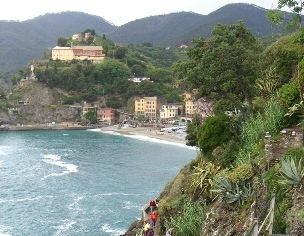
#> input picture storm-eye/media/ImgHolder1.jpg, 304 x 236 px, given in place of the camera
$ python wind_speed_detector.py   (older library calls are emulated)
#> lines starting #> are read from the running program, lines starting #| are printed output that depends on the picture
# USAGE
# (c) 2018 - EDWIN A HERNANDEZ
# For demonstration purposes only
# python wind_speed_detector.py
# python wind_speed_detector.py --video videos/example_01.mp4

# import the necessary packages
import argparse
import datetime
import random
import imutils
import time
import cv2
import json
from math import log
import numpy as np

def process_rects(rects):
   return True


def dump_json_file(data, filename_name):
	outfile =  open(filename_name+".json", "w")
	json.dump(data, outfile)
	outfile.close()


def wind_speed(rate):
   FACTOR = 0.8
   # (1-FACTOR)*Fn-1+ FACTOR* Mn
   rate_to_use = (1-FACTOR)*rate[1] + FACTOR*rate[0];
   if (0 <= rate_to_use < 4.0):
         return 150*rate_to_use/4.0;
   else:
         return 0.0

def write_to_file(cv2, filename):
   print ("written...")
   return

def number_intersects(conts):
       i=0
       for c in conts:
          nIntersections = 0;
          original = c;
          (x,y, w, h) = cv2.boundingRect(c)
          for j in range(0,  w*h):
              if (j == i):
                    continue
              #match = cv2.boundingRect(conts[i])
              if (np.logical_and(original,match)):
                  nIntersections+=1
	          ## if you only want to know whether intersections appear or not, you can stop the inner for-loop here, by using j=boundRect.size(); continue; or break;
          i+=1
       return nIntersectons

def init_array_of_rects(h_data):
	h_data = []
	MAX = int (10*log(1000*1000));
	for i in range(MAX+1):
		h_data.append(0);
	return h_data;

# construct the argument parser and parse the arguments
ap = argparse.ArgumentParser()
ap.add_argument("-v", "--video", help="path to the video file")
ap.add_argument("-a", "--min-area", type=int, default=500, help="minimum area size")
ap.add_argument("-l", "--loop",  help="video on a loop")
ap.add_argument("-x", "--long",  help="Longiture")
ap.add_argument("-y", "--lat",   help="latitute")
ap.add_argument("-n", "--name",  help="name")

args = vars(ap.parse_args())

loop = True;

MAX_N = 0;
N     = MAX_N  # Skip every Nth FRame

sequence_speed = []

data_json = {"name" : "video1.mp4", "lat": "-90",  "long" : "-20",  "data" : sequence_speed };

while loop:
	if args.get("video", None) is None:
        	camera = cv2.VideoCapture(0)
        	time.sleep(0.25)
	else:
        	camera = cv2.VideoCapture(args["video"])

	w  = camera.get(3)   # float
	width = int(w)
	h = camera.get(4) # float
	height = int(h)
	print ("Dimensions = "+str(width)+"x"+str(height))
	#vidwrite = cv2.VideoWriter('outvideo.mp4', cv2.VideoWriter_fourcc(*'H', '2', '6', '4'), 25,
        #   (width, height),True)

	if args.get("name", None) is None:
		data_json["name"] = "video1000"
	else:
		data_json["name"] = args["name"]


	if args.get("lat", None) is None:
                data_json["lat"] = "-90"
	else:
		data_json["lat"] = args["lat"]


	if args.get("long", None) is None:
                data_json["long"] = "-90"
	else:
		data_json["long"] = args["long"]


	if args.get("loop", None) is None:
		loop = False;

 	# initialize the first frame in the video stream
	firstFrame =  None
	frame_id   =  0;
	hmap       =  []
	rects      =  []
	means      =  []
	prev_rate  =  0
  	# loop over the frames of the video
	while True:
		# grab the current frame and initialize the occupied/unoccupied
		# text
		(grabbed, frame) = camera.read()
#> frame is the input picture: shape (236, 304, 3); mean B, G, R 123.7, 136.1, 126.8
		text = " Anemometer Detector"

		# if the frame could not be grabbed, then we have reached the end
		# of the video
		if not grabbed:
			break

		frame_id = frame_id + 1

		# resize the frame, convert it to grayscale, and blur it
		frame = imutils.resize(frame, width=1000)
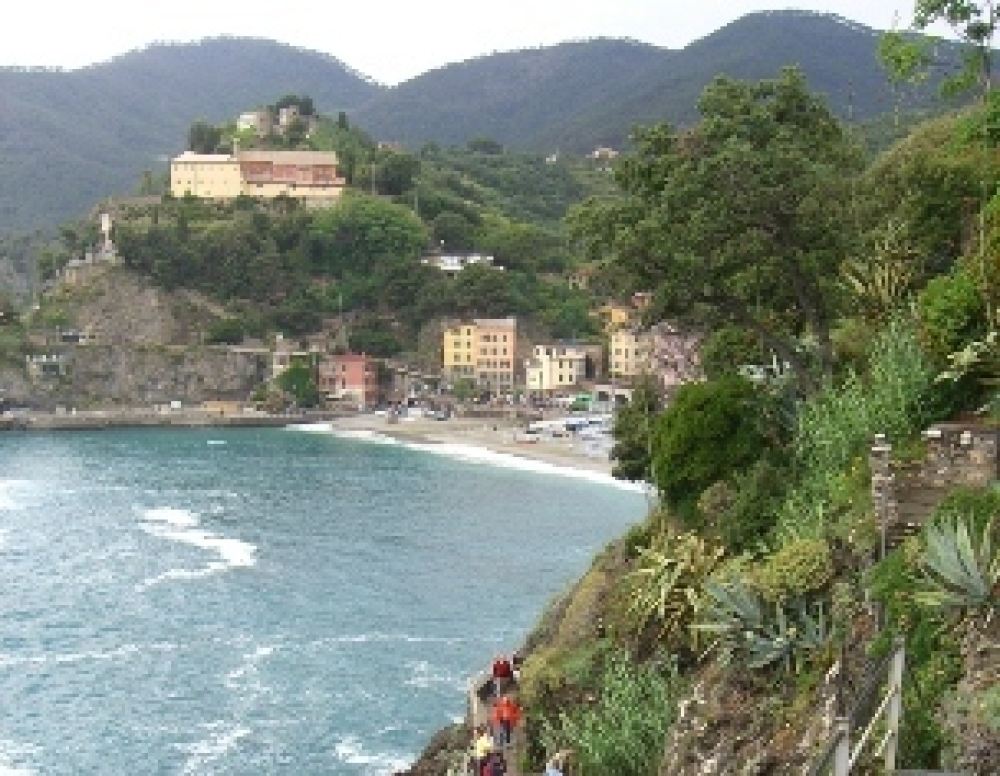
#> frame: shape (776, 1000, 3); mean B, G, R 123.6, 136.1, 126.8
		gray = cv2.cvtColor(frame, cv2.COLOR_BGR2GRAY)
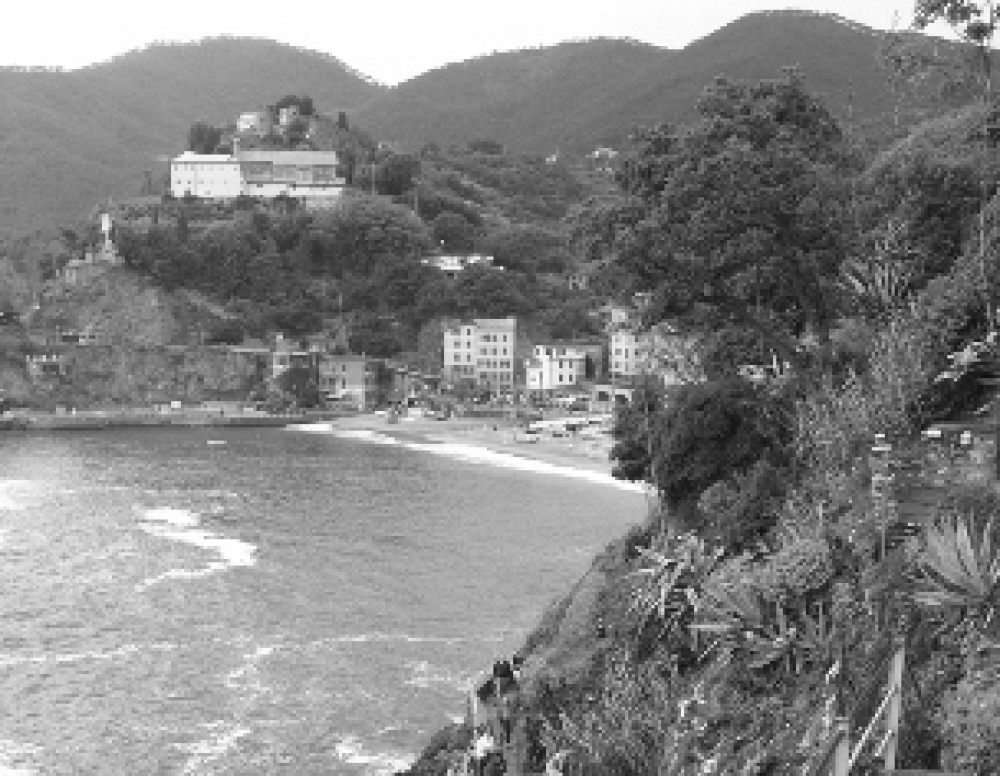
#> gray: shape (776, 1000); min 16, max 255, mean 131.9
		gray = cv2.GaussianBlur(gray, (21, 21), 0)
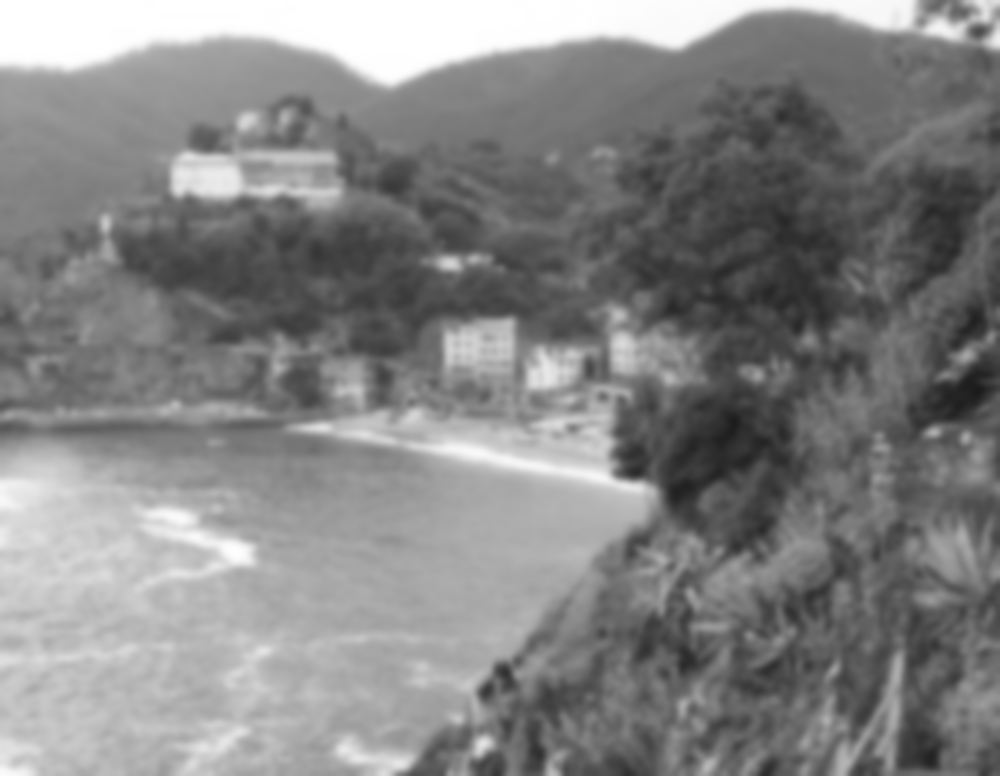
#> gray: shape (776, 1000); min 27, max 255, mean 131.9

		# if the first frame is None, initialize it
		if firstFrame is None:
			firstFrame = gray
			continue
		count = 0;
		while (count < N) :
			count = count + 1
			(grabbed, frame) = camera.read();
			if not grabbed:
				break;
		N=MAX_N

		# compute the absolute difference between the current frame and
		# first frame
		frameDelta = cv2.absdiff(firstFrame, gray)
		#thresh = cv2.threshold(frameDelta, 180, 255, cv2.THRESH_BINARY)[1]

		thresh = cv2.adaptiveThreshold(frameDelta, 180, cv2.ADAPTIVE_THRESH_MEAN_C, cv2.THRESH_BINARY, 155, 0)

		# dilate the thresholded image to fill in holes, then find contours
		# on thresholded image
		# thresh = cv2.dilate(thresh, None, iterations=2)
		(_, cnts, _) = cv2.findContours(thresh.copy(), cv2.RETR_EXTERNAL,
			cv2.CHAIN_APPROX_SIMPLE)

		rects = [];

		#        500, 1000,

		if (len(hmap)==0):
			hmap=init_array_of_rects(hmap);
			print("HMAP is "+str(len(hmap)))

		c_rect = 0;
		c_square = 0;
		hmap = [0, 0]
		# loop over the contours
		for c in cnts:
			# if the contour is too small, ignore it
			if cv2.contourArea(c) < args["min_area"]:
				continue

			# compute the bounding box for the contour, draw it on the frame,
			# and update the text
			(x, y, w, h) = cv2.boundingRect(c)

			if (w/h>=1.25): #  h/w>=2):
				 c_rect    +=1;
			else:
				 c_square  += 1
			cv2.rectangle(frame, (x, y), (x + w, y + h), (0, 255, 0), 2)
			rects.append((x,y,w,h));
		#	pos = int(log(w*h)*10);
		#	print("Position = "+(str(pos))+" with "+str(w)+", "+str(h))
		#	hmap[0s] +=1


		hmap[0] += c_rect;
		hmap[1] += c_square
		rate    = 0.0
		#rects.append(number_intersects(cnts));
		if (hmap[1]>0):
		    #print("frame_id :"+str(frame_id))
	 	    #print (hmap[0]/hmap[1]);
		    rate = hmap[0] / hmap[1]

	#	if (frame_id >=600):
	#			print(hmap)
	#			exit;


		text = "Detecting Hurricane Winds... " +str(rate)+"  in "+str(wind_speed((rate, prev_rate)))+" MPH";
		prev_rate = rate
		means.append(wind_speed((rate, prev_rate)));

		if (len(means)>=30):
			average_speed = np.mean(means);
			data_json["data"].append(average_speed);
			means=[]


		# print(rects)
		# print(hmap)

		# draw the text and timestamp on the frame

		direction = ["78", "80", "82", "84", "90", "90", "90", "92", "95", "98"];
		direction = random.choice(direction)

		cv2.putText(frame, "Wind Direction is: {} : {}".format(direction, text), (10, 20),
		cv2.FONT_HERSHEY_SIMPLEX, 0.5, (0, 0, 255), 2)
		cv2.putText(frame, datetime.datetime.now().strftime("%A %d %B %Y %I:%M:%S%p"),
			(10, frame.shape[0] - 10), cv2.FONT_HERSHEY_SIMPLEX, 0.35, (0, 0, 255), 1)


		# print ("Writing frame "+str(frame_id))

		# show the frame and record if the user presses a key
		# frame = imutils.resize(frame, width=640, height=480)
		# vidwrite.write(frame)
		cv2.imwrite("videos/img%04i.jpg"%frame_id, frame)
		cv2.imshow("Wind Velocity", frame)
		cv2.imshow("Gray", gray)
		cv2.imshow("Threshold", thresh)
		cv2.imshow("Frame Delta", frameDelta)

		key = cv2.waitKey(1) & 0xFF

		# if the `q` key is pressed, break from the lop
		if key == ord("q"):
			break


dump_json_file(data_json, data_json["name"]);
# cleanup the camera and close any open windows
camera.release()
#> (the run stopped early here; a loop or call above may not have finished)
